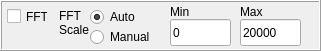
     <widget class="QFrame" name="frameScaleFft">
      <property name="geometry">
       <rect>
        <x>650</x>
        <y>590</y>
        <width>321</width>
        <height>51</height>
       </rect>
      </property>
      <property name="frameShape">
       <enum>QFrame::Box</enum>
      </property>
      <property name="frameShadow">
       <enum>QFrame::Raised</enum>
      </property>
      <widget class="QRadioButton" name="radioButtonFftAutoBench">
       <property name="geometry">
        <rect>
         <x>90</x>
         <y>6</y>
         <width>61</width>
         <height>22</height>
        </rect>
       </property>
       <property name="text">
        <string>Auto</string>
       </property>
       <property name="checked">
        <bool>true</bool>
       </property>
      </widget>
      <widget class="QRadioButton" name="radioButtonFftManualBench">
       <property name="geometry">
        <rect>
         <x>90</x>
         <y>26</y>
         <width>81</width>
         <height>22</height>
        </rect>
       </property>
       <property name="text">
        <string>Manual</string>
       </property>
       <property name="checked">
        <bool>false</bool>
       </property>
      </widget>
      <widget class="QLineEdit" name="lineEditFftMinBench">
       <property name="geometry">
        <rect>
         <x>170</x>
         <y>19</y>
         <width>61</width>
         <height>27</height>
        </rect>
       </property>
       <property name="text">
        <string>0</string>
       </property>
      </widget>
      <widget class="QLabel" name="label_6">
       <property name="geometry">
        <rect>
         <x>170</x>
         <y>3</y>
         <width>51</width>
         <height>17</height>
        </rect>
       </property>
       <property name="text">
        <string>Min</string>
       </property>
      </widget>
      <widget class="QLabel" name="label_10">
       <property name="geometry">
        <rect>
         <x>240</x>
         <y>3</y>
         <width>51</width>
         <height>17</height>
        </rect>
       </property>
       <property name="text">
        <string>Max</string>
       </property>
      </widget>
      <widget class="QLineEdit" name="lineEditFftMaxBench">
       <property name="geometry">
        <rect>
         <x>240</x>
         <y>19</y>
         <width>61</width>
         <height>27</height>
        </rect>
       </property>
       <property name="text">
        <string>20000</string>
       </property>
      </widget>
      <widget class="QLabel" name="label_18">
       <property name="geometry">
        <rect>
         <x>59</x>
         <y>7</y>
         <width>31</width>
         <height>31</height>
        </rect>
       </property>
       <property name="text">
        <string>FFT Scale</string>
       </property>
       <property name="wordWrap">
        <bool>true</bool>
       </property>
      </widget>
      <widget class="QCheckBox" name="checkBox">
       <property name="geometry">
        <rect>
         <x>7</x>
         <y>8</y>
         <width>41</width>
         <height>17</height>
        </rect>
       </property>
       <property name="text">
        <string>FFT</string>
       </property>
      </widget>
      <zorder>radioButtonFftAutoBench</zorder>
      <zorder>radioButtonFftManualBench</zorder>
      <zorder>label_6</zorder>
      <zorder>label_10</zorder>
      <zorder>lineEditFftMaxBench</zorder>
      <zorder>label_18</zorder>
      <zorder>checkBox</zorder>
      <zorder>lineEditFftMinBench</zorder>
     </widget>
